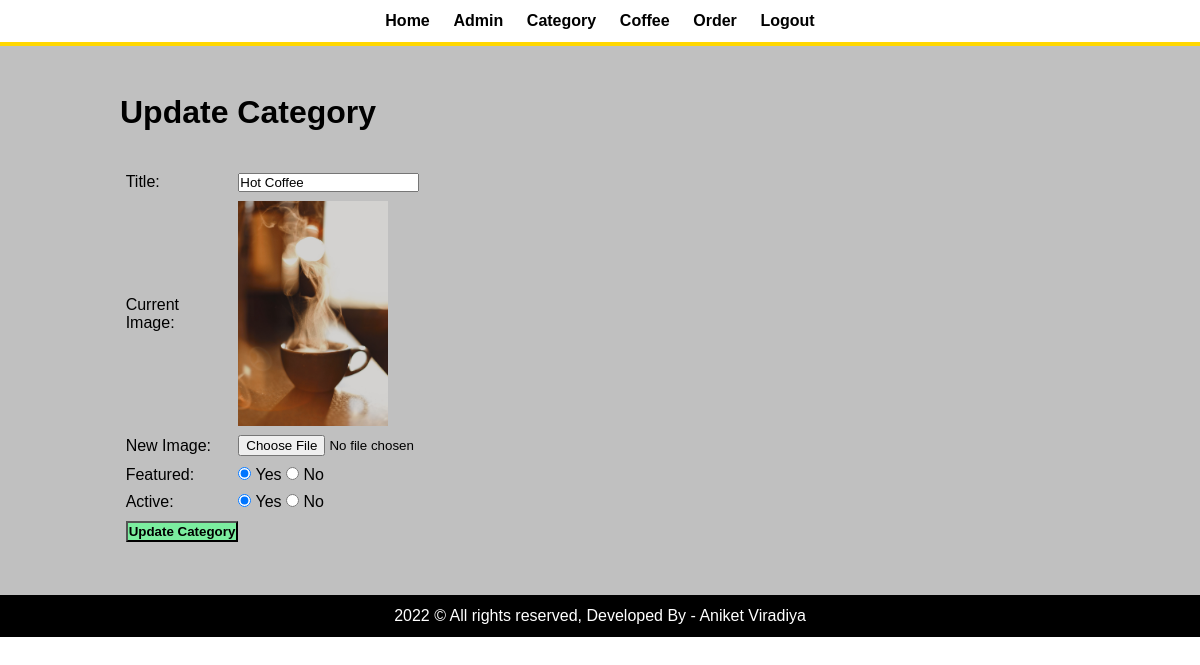
The app's page /admin/update-category.php?id=4 (signed in) with its own data.
### tables this page shows
CREATE TABLE `tbl_category` (
  `id` int(10) UNSIGNED NOT NULL,
  `title` varchar(100) NOT NULL,
  `image_name` varchar(255) NOT NULL,
  `featured` varchar(10) NOT NULL,
  `active` varchar(10) NOT NULL
);

### admin/update-category.php (the view, shortened to what this page needs)
<?php include('partials/menu.php'); ?>
<div class="main-content">
    <div class="wrapper">
        <h1>Update Category</h1>
        <br><br>
        <?php
            if(isset($_GET['id']))
            {
                $id = $_GET['id'];
                $sql = "SELECT * FROM tbl_category WHERE id=$id";
                $res = mysqli_query($conn, $sql);
                $count = mysqli_num_rows($res);
                if($count==1)
                {
                    $row = mysqli_fetch_assoc($res);
                    $title = $row['title'];
                    $current_image = $row['image_name'];
                    $featured = $row['featured'];
                    $active = $row['active'];
                }
                else
                {
                    $_SESSION['no-category-found'] = "<div class='error'>Category not Found.</div>";
                    header('location:'.SITEURL.'admin/manage-category.php');
                }
            }
            else
            {
                header('location:'.SITEURL.'admin/manage-category.php');
            }
        ?>
        <form action="" method="POST" enctype="multipart/form-data">
            <table class="tbl-30">
                <tr>
                    <td>Title: </td>
                    <td>
                        <input type="text" name="title" value="<?php echo $title; ?>">
                    </td>
                </tr>
                <tr>
                    <td>Current Image: </td>
                    <td>
                        <?php
                            if($current_image != "")
                            {
                                ?>
                                <img src="<?php echo SITEURL; ?>images/category/<?php echo $current_image; ?>" width="150px">
                                <?php
                            }
                            else
                            {
                                echo "<div class='error'>Image Not Added.</div>";
                            }
                        ?>
                    </td>
                </tr>
                <tr>
                    <td>New Image: </td>
                    <td>
                        <input type="file" name="image">
                    </td>
                </tr>
                <tr>
                    <td>Featured: </td>
                    <td>
                        <input <?php if($featured=="Yes"){echo "checked";} ?> type="radio" name="featured" value="Yes"> Yes
                        <input <?php if($featured=="No"){echo "checked";} ?> type="radio" name="featured" value="No"> No
                    </td>
                </tr>
                <tr>
                    <td>Active: </td>
                    <td>
                        <input <?php if($active=="Yes"){echo "checked";} ?> type="radio" name="active" value="Yes"> Yes
                        <input <?php if($active=="No"){echo "checked";} ?> type="radio" name="active" value="No"> No
                    </td>
                </tr>
                <tr>
                    <td>
                        <input type="submit" name="submit" value="Update Category" class="btn-secondary">
                    </td>
                </tr>
            </table>
        </form>
    </div>
</div>
<?php include('partials/footer.php'); ?>

### css/admin.css (style rules this page uses)
* { margin: 0; padding: 0; font-family: Arial, Helvetica, sans-serif; }
.wrapper { padding: 1%; width: 80%; margin: 0 auto; }
.tbl-30 { width: 30%; }
table tr td { padding: 1%; }
.btn-secondary { background-color: #7bed9f; padding: 1%; color: black; text-decoration: none; font-weight: bold; }
.main-content { background-color:silver; padding: 3% 0; }

### records on screen
tbl_category: title "Hot Coffee", image_name (picture), featured "☑", active "☑"
